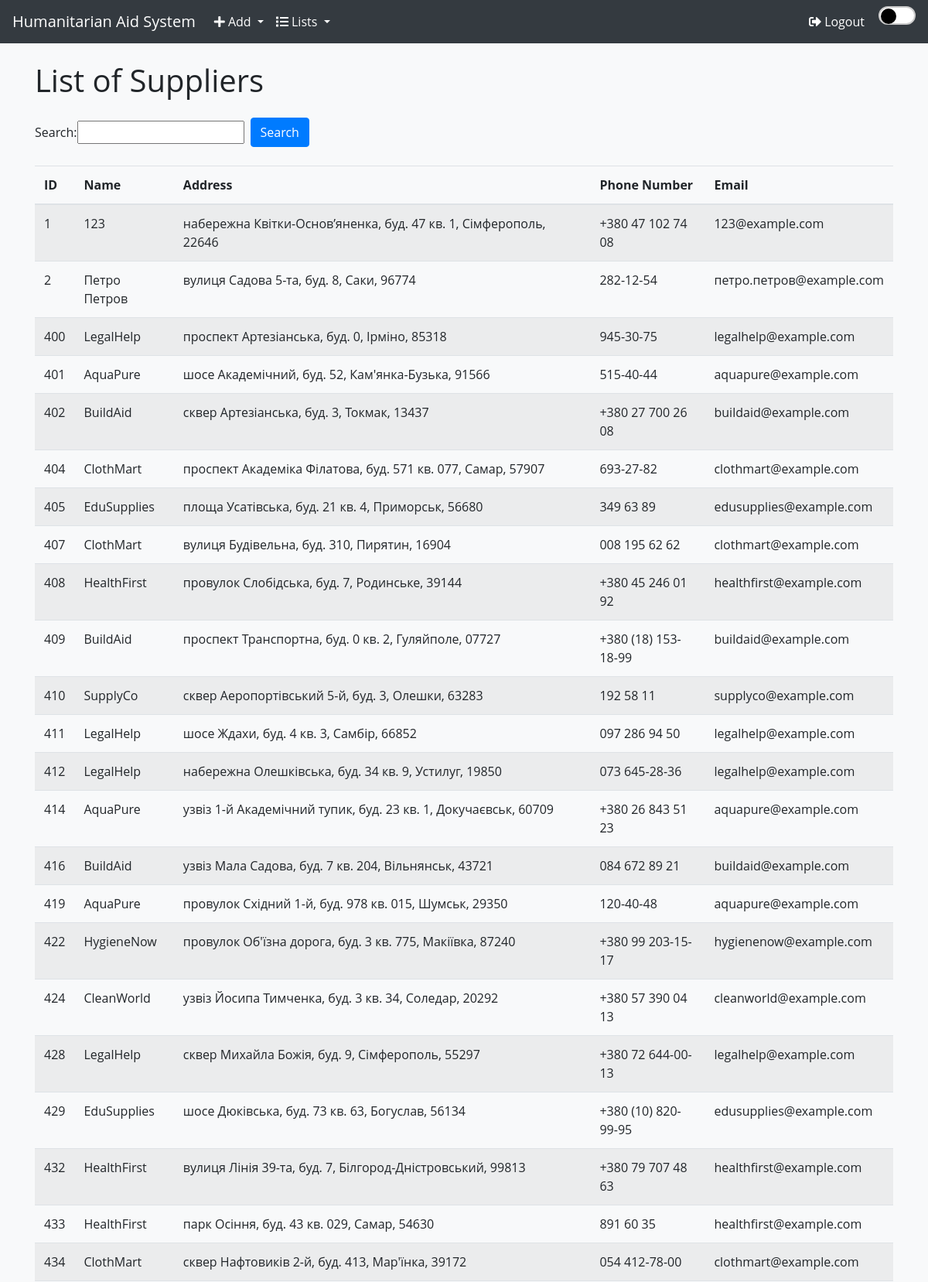
/list_suppliers/ (signed in, upper part), run on the app's committed database.
### crm/models.py (models this page shows, shortened)
class Supplier(models.Model):
    supplierId = models.AutoField(primary_key=True)
    name = models.CharField(max_length=255)
    address = models.CharField(max_length=255, null=True, blank=True)
    phone_number = models.CharField(max_length=20, null=True, blank=True)
    email = models.EmailField(null=True, blank=True)

### crm/views.py (the view)
# urls.py: path('list_suppliers/', views.list_suppliers, name='list_suppliers'),
@login_required
def list_suppliers(request):
    form = SupplierSearchForm(request.GET)
    if form.is_valid():
        query = form.cleaned_data['query']
        suppliers = Supplier.objects.filter(name__icontains=query)
    else:
        suppliers = Supplier.objects.all()
    return render(request, 'crm/list_suppliers.html', {
        'suppliers': suppliers,
        'form': form
    })

### crm/forms.py
class SupplierSearchForm(forms.Form):
    query = forms.CharField(label='Search', max_length=255, required=False)

### crm/templates/crm/list_suppliers.html (shortened to what this page needs)
{% extends 'crm/base.html' %}
{% block content %}
    <h1 class="fade-in slide-in">List of Suppliers</h1>
    <form method="get" class="form-inline my-4 fade-in">
        {{ form.query.label_tag }}
        {{ form.query }}
        <button type="submit" class="btn btn-primary ml-2">Search</button>
    </form>
    <table class="table table-striped fade-in">
        <thead>
            <tr>
                <th>ID</th>
                <th>Name</th>
                <th>Address</th>
                <th>Phone Number</th>
                <th>Email</th>
            </tr>
        </thead>
        <tbody>
            {% for supplier in suppliers %}
                <tr>
                    <td>{{ supplier.supplierId }}</td>
                    <td>{{ supplier.name }}</td>
                    <td>{{ supplier.address }}</td>
                    <td>{{ supplier.phone_number }}</td>
                    <td>{{ supplier.email }}</td>
                </tr>
            {% endfor %}
        </tbody>
    </table>
{% endblock %}

### crm/static/css/style.css (style rules this page uses)
:root { --color-primary: #343a40; --color-bg: #f8f9fa; --color-text: #212529; --color-success: #28a745; --color-danger: #dc3545; --transition-speed: 0.3s; }
body { background-color: var(--color-bg); color: var(--color-text); font-family: "Open Sans", sans-serif; transition: background-color var(--transition-speed) ease, color var(--transition-speed) ease; margin: 0; padding: 0; }
.fade-in { animation: fadeIn 0.8s ease-in-out; }
.slide-in { animation: slideIn 0.8s ease-in-out; }

### data on the page
Supplier: supplierId "1", name "123", address "набережна Квітки-Основ’яненка, буд. 47 кв. 1, Сімферополь, 22646", phone_number "+380 47 102 74 08", email "123@example.com"
Supplier: supplierId "2", name "Петро Петров", address "вулиця Садова 5-та, буд. 8, Саки, 96774", phone_number "282-12-54", email "петро.петров@example.com"
Supplier: supplierId "400", name "LegalHelp", address "проспект Артезіанська, буд. 0, Ірміно, 85318", phone_number "945-30-75", email "legalhelp@example.com"
Supplier: supplierId "401", name "AquaPure", address "шосе Академічний, буд. 52, Кам'янка-Бузька, 91566", phone_number "515-40-44", email "aquapure@example.com"
Supplier: supplierId "402", name "BuildAid", address "сквер Артезіанська, буд. 3, Токмак, 13437", phone_number "+380 27 700 26 08", email "buildaid@example.com"
Supplier: supplierId "404", name "ClothMart", address "проспект Академіка Філатова, буд. 571 кв. 077, Самар, 57907", phone_number "693-27-82", email "clothmart@example.com"
Supplier: supplierId "405", name "EduSupplies", address "площа Усатівська, буд. 21 кв. 4, Приморськ, 56680", phone_number "349 63 89", email "edusupplies@example.com"
Supplier: supplierId "407", name "ClothMart", address "вулиця Будівельна, буд. 310, Пирятин, 16904", phone_number "008 195 62 62", email "clothmart@example.com"
Supplier: supplierId "408", name "HealthFirst", address "провулок Слобідська, буд. 7, Родинське, 39144", phone_number "+380 45 246 01 92", email "healthfirst@example.com"
Supplier: supplierId "409", name "BuildAid", address "проспект Транспортна, буд. 0 кв. 2, Гуляйполе, 07727", phone_number "+380 (18) 153-18-99", email "buildaid@example.com"
Supplier: supplierId "410", name "SupplyCo", address "сквер Аеропортівський 5-й, буд. 3, Олешки, 63283", phone_number "192 58 11", email "supplyco@example.com"
Supplier: supplierId "411", name "LegalHelp", address "шосе Ждахи, буд. 4 кв. 3, Самбір, 66852", phone_number "097 286 94 50", email "legalhelp@example.com"
Supplier: supplierId "412", name "LegalHelp", address "набережна Олешківська, буд. 34 кв. 9, Устилуг, 19850", phone_number "073 645-28-36", email "legalhelp@example.com"
Supplier: supplierId "414", name "AquaPure", address "узвіз 1-й Академічний тупик, буд. 23 кв. 1, Докучаєвськ, 60709", phone_number "+380 26 843 51 23", email "aquapure@example.com"
Supplier: supplierId "416", name "BuildAid", address "узвіз Мала Садова, буд. 7 кв. 204, Вільнянськ, 43721", phone_number "084 672 89 21", email "buildaid@example.com"
Supplier: supplierId "419", name "AquaPure", address "провулок Східний 1-й, буд. 978 кв. 015, Шумськ, 29350", phone_number "120-40-48", email "aquapure@example.com"
Supplier: supplierId "422", name "HygieneNow", address "провулок Об'їзна дорога, буд. 3 кв. 775, Макіївка, 87240", phone_number "+380 99 203-15-17", email "hygienenow@example.com"
Supplier: supplierId "424", name "CleanWorld", address "узвіз Йосипа Тимченка, буд. 3 кв. 34, Соледар, 20292", phone_number "+380 57 390 04 13", email "cleanworld@example.com"
Supplier: supplierId "428", name "LegalHelp", address "сквер Михайла Божія, буд. 9, Сімферополь, 55297", phone_number "+380 72 644-00-13", email "legalhelp@example.com"
Supplier: supplierId "429", name "EduSupplies", address "шосе Дюківська, буд. 73 кв. 63, Богуслав, 56134", phone_number "+380 (10) 820-99-95", email "edusupplies@example.com"
Supplier: supplierId "432", name "HealthFirst", address "вулиця Лінія 39-та, буд. 7, Білгород-Дністровський, 99813", phone_number "+380 79 707 48 63", email "healthfirst@example.com"
Supplier: supplierId "433", name "HealthFirst", address "парк Осіння, буд. 43 кв. 029, Самар, 54630", phone_number "891 60 35", email "healthfirst@example.com"
Supplier: supplierId "434", name "ClothMart", address "сквер Нафтовиків 2-й, буд. 413, Мар'їнка, 39172", phone_number "054 412-78-00", email "clothmart@example.com"
